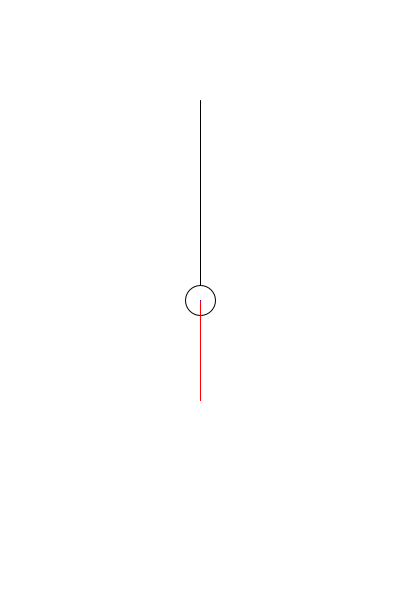
Frame 1 (no input)
Frame 60 (the mouse pressed at the canvas centre just before this capture): identical to frame 1, image omitted
Frame 120 (the mouse held since frame 60 and released just before this capture): identical to frame 1, image omitted

The Processing sketch that drew this single still picture (run headless with seeded random() and noise(); from frame 60 on, the mouse is pressed at the canvas centre):

// Processing sketch: week05_5
// ── week05_5.pde
//week05-5
void setup(){
  size(400,600);

}
float x = 200, y = 300;
void draw(){
  background(255);
  stroke(0);
  line(200, 100, x, y);
  ellipse(x, y, 30, 30);
  stroke(255,0,0);
  line(x, y, x, y+100);
  
  PVector d = new PVector (x-200, y-100).normalize();
  PVector d2 = new PVector (0,1);
  float g = PVector.dot(d,d2);
  d.mult(100*g);
  line(x,y, x+d.x, y+d.y);
  
  PVector N = new PVector(d.y, -d.x).normalize();
  N.mult(100*sin(acos(g)));
  stroke(0,0,255);
  line(x,y,x+N.x, y+N.y);
  x += N.x/100;
  y += N.y/100;
}
void mouseDragged(){
  x = mouseX;
  y = mouseY;

}
